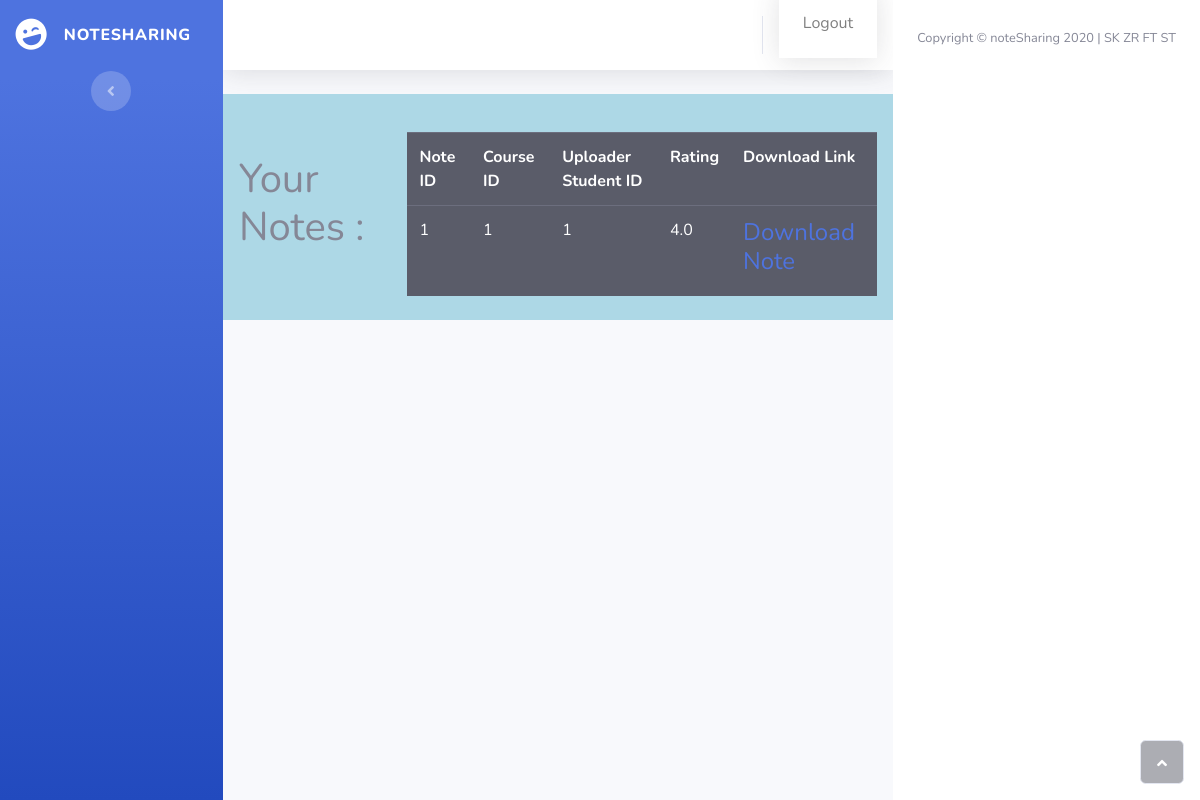
Before: /view-notes-student (signed in) with the older database file.
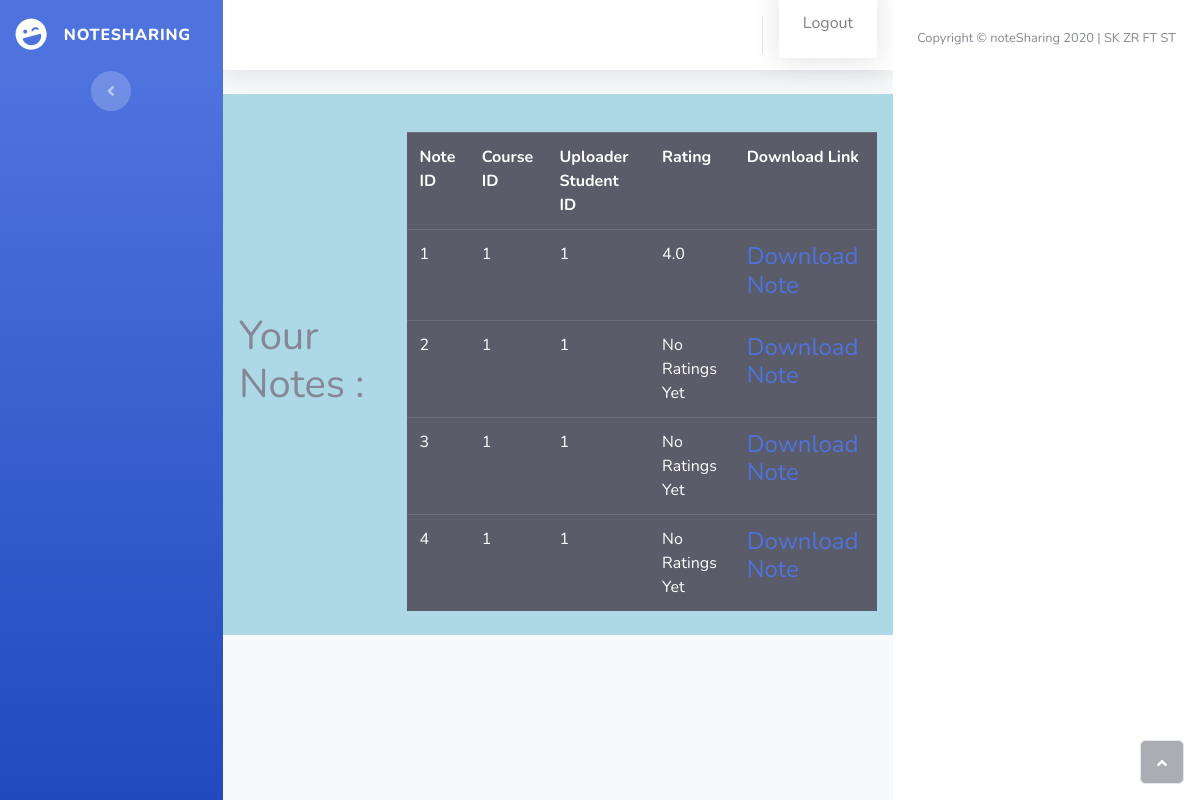
After: the same page with the newer database file.
### swe_project/models.py (models this page shows, shortened)
class Notes(db.Model):
    id=db.Column(db.Integer,primary_key=True)
    course_id=db.Column(db.Integer,db.ForeignKey('courses.id'),nullable=False)
    student_id=db.Column(db.Integer,db.ForeignKey('student.id'),nullable=False)
    Note=db.Column(db.LargeBinary,nullable=False)
    approve=db.Column(db.Boolean,nullable=False)

class Rating(db.Model):
    id=db.Column(db.Integer,primary_key=True)
    note_id=db.Column(db.Integer,db.ForeignKey('notes.id'),nullable=False)
    rating=db.Column(db.Integer,nullable=False)
    student_id=db.Column(db.Integer,db.ForeignKey('student.id'),nullable=False)
    def getAverageRating(noteID):#Prints the average rating for a given Note
        R=[]
        for ra in Rating.query.filter_by(note_id=noteID).all():
            R.append(ra.rating)
        if len(R)==0:
            return 'No Ratings Yet'
        return sum(R)/len(R) #Returns the average of the list of rating for a Note ID

### swe_project/routes.py (the view)
@app.route('/view-notes-student',methods=['GET','POST'])
@login_required
def ViewNote():
    print("Testing Notes Now-->")
    return render_template('viewnotes.html',NoteList=Student_Course.ReturnApproveNotesStudent(current_user.id),ratin=Rating)

### swe_project/models.py (called while the page is built)
@login_manager.user_loader
def load_user(user_id):
    return User.query.get(int(user_id))

    def ReturnApproveNotesStudent(userid): #Returns Notes which have been approved by the professor for the courses the student is in
        student=Student.query.filter_by(user_id=userid).first()
        courseidlist=[]
        FilterStudent=Student_Course.query.filter_by(student_id=student.id).all()
        approveNotes=[]
        for fs in FilterStudent:
            courseidlist.append(fs.course_id)
        print("The courses for which this student has registered are- RANS function")
        for course in courseidlist:
            print(course)
        for note in Notes.query.all():
            if note.approve==True and note.course_id in courseidlist:
                approveNotes.append(note)
        return approveNotes

### swe_project/templates/viewnotes.html (shortened to what this page needs)
<!DOCTYPE html>
<html>
<head>
    <link rel="stylesheet" href="static/assets/bootstrap/css/bootstrap.min.css">
    <link rel="stylesheet" href="static/assets/fonts/fontawesome-all.min.css">
</head>
<body id="page-top">
    <div id="wrapper">
        <nav class="navbar navbar-dark align-items-start sidebar sidebar-dark accordion bg-gradient-primary p-0">
            <div class="container-fluid d-flex flex-column p-0">
                <a class="navbar-brand d-flex justify-content-center align-items-center sidebar-brand m-0" href="#">
                    <div class="sidebar-brand-icon rotate-n-15"><i class="fas fa-laugh-wink"></i></div>
                    <div class="sidebar-brand-text mx-3"><span>noteSharing</span></div>
                </a>
                <div class="text-center d-none d-md-inline"><button class="btn rounded-circle border-0" id="sidebarToggle" type="button"></button></div>
            </div>
        </nav>
        <div class="d-flex flex-column" id="content-wrapper">
            <div id="content">
                <nav class="navbar navbar-light navbar-expand bg-white shadow mb-4 topbar static-top">
                    <div class="container-fluid"><button class="btn btn-link d-md-none rounded-circle mr-3" id="sidebarToggleTop" type="button"></button>
                        <ul class="nav navbar-nav flex-nowrap ml-auto">
                                <nav class="navbar navbar-dark navbar-expand bg-white shadow mb-4 topbar static-top">
                                    <a class="nav-item nav-link" href="{{ url_for('logout') }}">Logout</a>
                                </nav>
            </div>
            </nav>
            <nav class="navbar navbar-expand-lg class="navbar navbar-light" style="background-color:lightblue;">
    <h1>
            Your Notes :
    </h1>
    <table class= "table table-dark" style="margin-top: 30px; margin-left: 10px;">
            <tr>
                <th scope="col">
                    Note ID
                </th>
                <th scope= "col">
                    Course ID
                </th>
                <th scope= "col">
                    Uploader Student ID
                </th>
                <th scope= "col">
                    Rating
                </th>
                <th scope= "col">
                   Download Link
                </th>
            </tr>
        {%for note in NoteList%}
            <tr>
                <td scope="col">
                    {{note.id}}
                </td>
                <td scope="col">
                    {{note.course_id}}
                </td>
                <td scope="col">
                    {{note.student_id}}
                </td>
                <td scope="col">
                    {{ratin.getAverageRating(note.id)}}
                </td>
                <td scope="col">
                <h4>
                   <a href="{{url_for('DownloadNote',noteid=note.id)}}">Download Note</a>
                </h4>
                </td>
            </tr>
        {%endfor%}
        </table>
        </div>
        </div>
        <footer class="bg-white sticky-footer">
            <div class="container my-auto">
                <div class="text-center my-auto copyright"><span>Copyright © noteSharing 2020 | SK ZR FT ST</span></div>
            </div>
        </footer>
    </div><a class="border rounded d-inline scroll-to-top" href="#page-top"><i class="fas fa-angle-up"></i></a></div>
</body>
</html>

Changed rows visible on the page:
added Notes: id "2", course_id "1", student_id "1", getAverageRating "No Ratings Yet"
added Notes: id "3", course_id "1", student_id "1", getAverageRating "No Ratings Yet"
added Notes: id "4", course_id "1", student_id "1", getAverageRating "No Ratings Yet"
